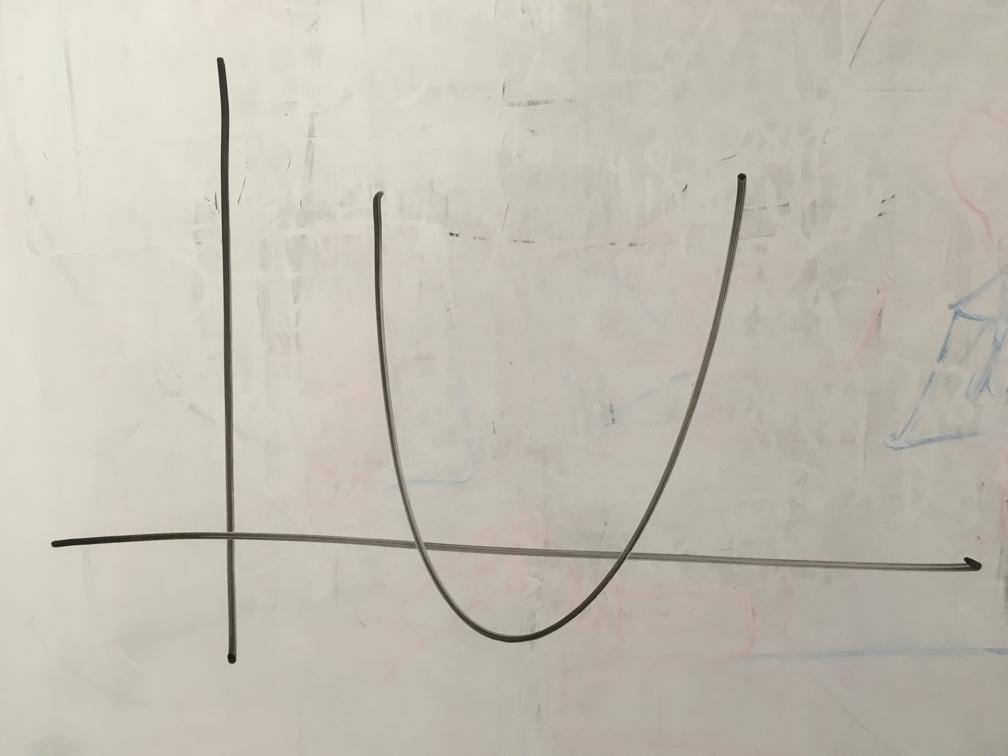
//> input picture ImagensExemplo/exemplo1.jpg, 1008 x 756 px
$ ./main ImagensExemplo/exemplo1.jpg   (built with g++ and OpenCV 4)
//> lines starting //> are read from the running program, lines starting //| are printed output that depends on the picture; after the words box and inside, x2 and y2 are one past the last pixel; in counts of white or black regions, pixels touching at a corner belong together
#include <opencv2/core/core.hpp>
#include <opencv2/highgui/highgui.hpp>
#include <opencv2/imgproc/imgproc.hpp>

#include <cstdio>
#include <iostream>

//Valor de Thresholding para definir se o pixel eh branco ou preto
#define LIMIAR_BINARIZACAO 140

//Distancia maxima que um pixel pode estar das linhas detectadas por Hough para ser apagado
#define LIMIAR_HOUGH 50

//Um ponto eh outiler se a media da distancia "X" dele para os outros pontos for maior que LIMIAR_OUTLIER * Largura_da_imagem
#define LIMIAR_OUTLIER 0.3

//Numero de pontos para usar no "Least Square Fitting" da parabola
#define N_POINTS_TO_FIT 3

//Iteracoes do RANSAC
#define RANSAC_MAX_ITERATIONS 1000

//Pi
#define PI 3.1415926536

using namespace cv;

//Remove outliers do conjunto de pontos
std::vector<Point2f> remove_outliers(std::vector<Point2f> points, int distLimit){
  int dist;
  for(int i = 0; i < points.size(); i++){
    dist = 0;
    for(int j = 0; j < points.size(); j++){
      dist = dist + abs(points[i].x - points[j].x);
    }
    dist = dist / points.size();
    if(dist > distLimit)
      points.erase(points.begin() + i);
  }
  return points;
}

//Calcula o erro total da parabola
int totalError(std::vector<double> parabola, std::vector<Point2f> sampledPoints){
  int resultado = 0;

  for(Point2f point : sampledPoints){
    resultado = resultado + abs((parabola[0] + parabola[1]*point.x + parabola[2]*point.x*point.x) - point.y);
  }

  return resultado;
}

//Encontra a coordenada Y do primeiro pixel branco
int getParabolaY(Mat image, int x){
  int y = 0;
  while(y < image.rows && image.at<Vec3b>(y, x)[0] == 0)
    y++;

  if(y == image.rows)
    return -1;
  else
    return y;
}

//Retorna as 2 linhas "mais ortogonais" do conjunto de linhas resultante da transformada Hough
std::vector<Vec2f> getBestLines(std::vector<Vec2f> lines){
  Vec2f bLineA, bLineB;
  Vec2f cLineA, cLineB;
  double bestThetaDif = 10000;

  for(Vec2f line1 : lines){
    for(Vec2f line2 : lines){
      double thetaDif = abs(PI/2 - abs(line1[1] - line2[1]));

      if(thetaDif < bestThetaDif){
        bestThetaDif = thetaDif;
        bLineA = line1;
        bLineB = line2;
      }
    }
  }

  lines.clear();
  lines.push_back(bLineA);
  lines.push_back(bLineB);

  return lines;
}

//Least Square Fitting
std::vector<double> fitParabola(std::vector<Point2f> points){
  double a, b, c;

  Mat A = Mat::ones(points.size(), 3, CV_64F);
  Mat B = Mat::ones(points.size(), 1, CV_64F);

  for(int i = 0; i < points.size(); i++){
    A.at<double>(i, 0) = 1;
    A.at<double>(i, 1) = points[i].x;
    A.at<double>(i, 2) = points[i].x * points[i].x;

    B.at<double>(i, 0) = points[i].y;
  }

  Mat AtA = A.t() * A;
  Mat AtB = A.t() * B;

  Mat X = AtA.inv() * AtB;

  std::vector<double> resultado;

  resultado.push_back(X.at<double>(-1, 1));
  resultado.push_back(X.at<double>(0, 1));
  resultado.push_back(X.at<double>(1, 1));

  return resultado;
}

int main(int argc, char* argv[]){
  Mat image, imageOriginal;

  //Le a imagem
  image = imread(argv[1], IMREAD_GRAYSCALE);
  imageOriginal = image.clone();
  cvtColor(imageOriginal, imageOriginal, COLOR_GRAY2BGR);

  //Thresholding
  for(int i = 0; i < image.rows; i++){
    for(int j = 0; j < image.cols; j++){
      Vec3b pixel = image.at<Vec3b>(i, j);

      if(pixel[0] < LIMIAR_BINARIZACAO)
        image.at<Vec3b>(i, j) = {0, 0, 0};
      else
        image.at<Vec3b>(i, j) = {255, 255, 255};
    }
  }
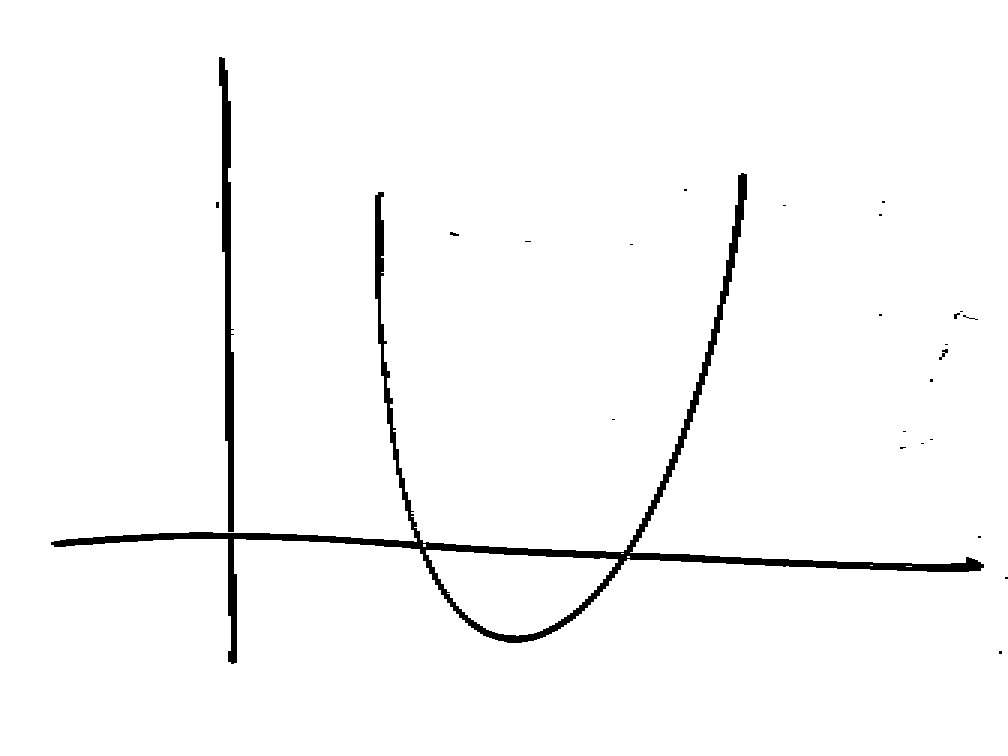
//> image: 756 rows x 1008 cols, CV_8UC1; 97.7% white; 25 black regions (20 under 20 px), largest, box (x1, y1, x2, y2) and area: (51, 173, 984, 664) 14010, (219, 57, 234, 532) 3579, (939, 349, 948, 360) 39, (450, 232, 459, 236) 24, (954, 313, 960, 319) 21

  //Operacao morfologica
  int morph_elem = 0;
  int morph_size = 1;

  Mat element = getStructuringElement( morph_elem, Size( 2*morph_size + 1, 2*morph_size+1 ), Point( morph_size, morph_size ) );

  morphologyEx( image, image, 1, element );
//> image: 756 rows x 1008 cols, CV_8UC1; 98.5% white; 12 black regions (9 under 20 px), largest, box (x1, y1, x2, y2) and area: (52, 174, 983, 663) 7997, (220, 58, 233, 531) 2591, (376, 193, 416, 529) 1146

  //Canny Edge Detection
  Mat cannyEdge;
  Canny(image, cannyEdge, 50, 200, 3);
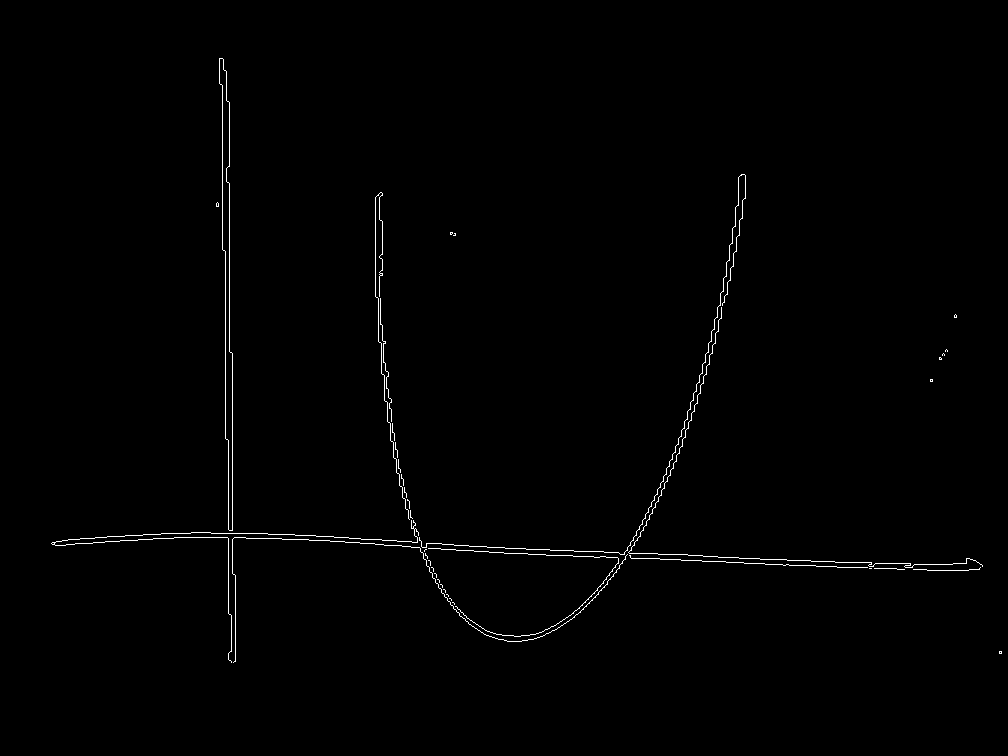
//> cannyEdge: 756 rows x 1008 cols, CV_8UC1; 0.69% white in thin lines or dots, all inside (x1, y1, x2, y2) = (51, 58, 1002, 663)

  image = 255 - image;
  cvtColor(image, image, COLOR_GRAY2BGR);

  //Hough Transform
  std::vector<Vec2f> lines;
  HoughLines(cannyEdge, lines, 1, CV_PI/180, 150, 0, 0 );
//> lines = 15 lines (rho, theta), first 12: [523, 1.62], [530, 1.61], [229, 0], [232, 0], [519, 1.62], [535, 1.61], [532, 1.61], [-220, 3.12], [-218, 3.12], [-224, 3.12], [225, 0], [516, 1.64]
  lines = getBestLines(lines);
//> the loop in getBestLines, `for(Vec2f line1 : lines)` made 15 passes
//> (line1, bestThetaDif, bLineA) on passes 3 to 10: ([229, 0], 0.0349, [530, 1.61]), ([232, 0], 0.0349, [530, 1.61]), ([519, 1.62], 0.0349, [530, 1.61]), ([535, 1.61], 0.0349, [530, 1.61]), ([532, 1.61], 0.0349, [530, 1.61]), ([-220, 3.12], 0.0349, [530, 1.61]), ([-218, 3.12], 0.0349, [530, 1.61]), ([-224, 3.12], 0.0349, [530, 1.61])
//> after the loop in getBestLines, `for(Vec2f line1 : lines)`: bestThetaDif = 0.0349
//> in getBestLines, `lines.push_back(bLineA);`: lines = 1 item: [530, 1.61]
//> in getBestLines, `lines.push_back(bLineB);`: lines = 2 items: [530, 1.61], [229, 0]
//> lines = 2 items: [530, 1.61], [229, 0]

  //Apaga os eixos da imagem
  for(int i = 0; i < 2; i++)
  {
      float ro = lines[i][0];
      float theta = lines[i][1];
      float thetaDraw = lines[i][1];
      double a, b, x0, y0;

      if(i == 1){
        thetaDraw = lines[0][1] + PI/2;
        if(thetaDraw > PI)
          thetaDraw = thetaDraw - PI;
      }

      Point p1, p2;
      a = cos(theta);
      b = sin(theta);
      x0 = a*ro;
      y0 = b*ro;
      p1.x = cvRound(x0 + 1000*(-b));
      p1.y = cvRound(y0 + 1000*(a));
      p2.x = cvRound(x0 - 1000*(-b));
      p2.y = cvRound(y0 - 1000*(a));
      line( image, p1, p2, Scalar(0,0,0), LIMIAR_HOUGH, LINE_AA);

      a = cos(thetaDraw);
      b = sin(thetaDraw);
      x0 = a*ro, y0 = b*ro;
      p1.x = cvRound(x0 + 1000*(-b));
      p1.y = cvRound(y0 + 1000*(a));
      p2.x = cvRound(x0 - 1000*(-b));
      p2.y = cvRound(y0 - 1000*(a));
      line( imageOriginal, p1, p2, Scalar(255,0,0), 2, LINE_AA);
  }
//> this loop made 2 passes
//> (ro, theta) on passes 1 to 2: (530, 1.61), (229, 0)
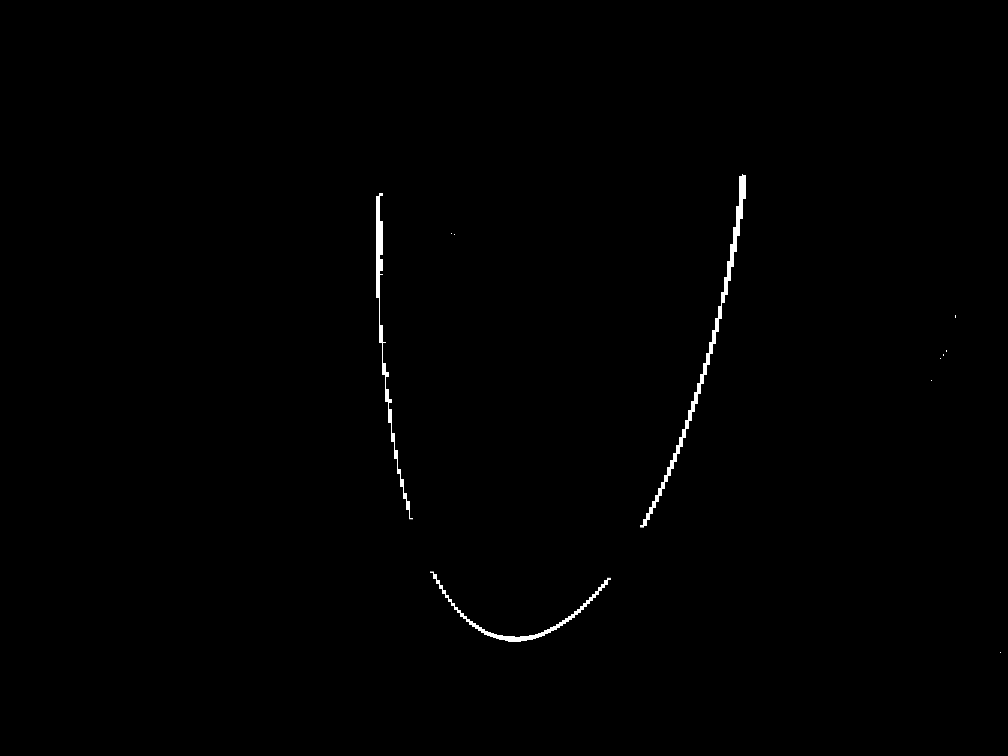
//> image: 756 rows x 1008 cols, CV_8UC3; min 0, max 255, mean 1.2
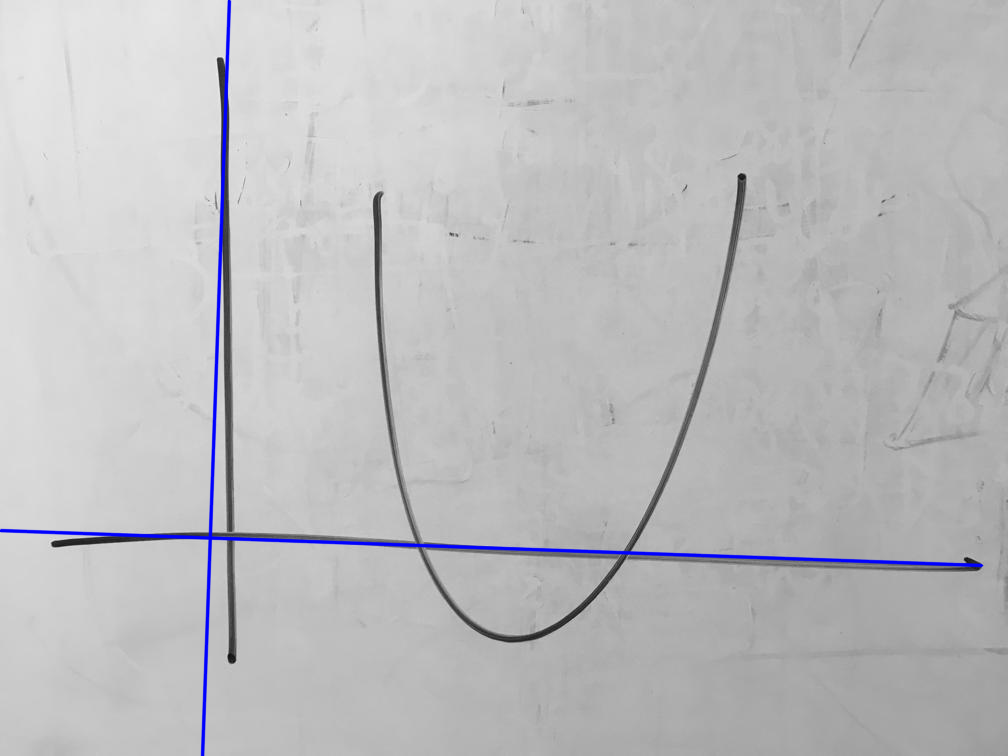
//> imageOriginal: 756 rows x 1008 cols, CV_8UC3; mean B, G, R 190.9, 188.9, 188.9

  //Rotaciona a imagem
  Mat imageRotate;
  double rotAngle = abs(PI/2 - lines[0][1]) < abs(PI/2 - lines[1][1]) ? lines[1][1] : lines[0][1];
//> rotAngle = 0
  rotAngle = (180*rotAngle)/PI;
  while(rotAngle > 90)
    rotAngle = rotAngle - 180;
//> this loop made 0 passes
//> after the loop, rotAngle = 0

  Point2f pc(image.cols/2., image.rows/2.);

  warpAffine(image, imageRotate, getRotationMatrix2D(pc, rotAngle, 1.0), image.size());

  //Fittin por RANSAC
  int pX, pY;

  int totalPoints = imageRotate.cols / 4;
  bool chosenPoints[imageRotate.cols] = {false};

  std::vector<Point2f> sampledPoints;

  for(int i = 0; i < totalPoints; i++){
    pY = -1;
    while(pY == -1 || chosenPoints[pX] == true){
      pX = rand()%image.cols;
      pY = getParabolaY(imageRotate, pX);
    }
    chosenPoints[pX] = true;
    Point2f point(pX, pY);
    sampledPoints.push_back(point);
  }
//> after the loop, sampledPoints = 252 Points (x, y), first 12: [691, 401], [393, 433], [482, 629], [742, 174], [395, 450], [728, 261], [663, 482], [643, 519], [378, 196], [486, 631], [642, 525], [471, 621]

  sampledPoints = remove_outliers(sampledPoints, imageRotate.cols * LIMIAR_OUTLIER);
//> the loop in remove_outliers, `for(int i = 0; i < points.size(); i++)` made 247 passes
//> dist on passes 1 to 3: 140, 178, 116
//> after the loop in remove_outliers, `for(int i = 0; i < points.size(); i++)`: dist = 130
//> sampledPoints = 247 Points (x, y), first 12: [691, 401], [393, 433], [482, 629], [742, 174], [395, 450], [728, 261], [663, 482], [643, 519], [378, 196], [486, 631], [642, 525], [471, 621]

  std::vector<double> bestParabola;
  int bestErro = INT_MAX;
  for(int iteration = 0; iteration < RANSAC_MAX_ITERATIONS; iteration++){
    std::vector<Point2f> pointsToFit;
    std::vector<double> parabola;

    for(int i = 0; i < N_POINTS_TO_FIT; i++){
      int fitPoint = rand()%sampledPoints.size();
      pointsToFit.push_back(sampledPoints[fitPoint]);
      circle(imageRotate, sampledPoints[fitPoint], 4 , Scalar(0,255,0), 10);
    }

    parabola = fitParabola(pointsToFit);

    int erroParabola = totalError(parabola, sampledPoints);
    if(erroParabola < bestErro){
      bestParabola = parabola;
      bestErro = erroParabola;
    }
  }
//> this loop made 1000 passes
//> (erroParabola, bestErro) on passes 1, 4, 5, 7, 10, 25, 95, 422: (9913, 9913), (7386, 7386), (6941, 6941), (5383, 5383), (5081, 5081), (4795, 4795), (4737, 4737), (4723, 4723)
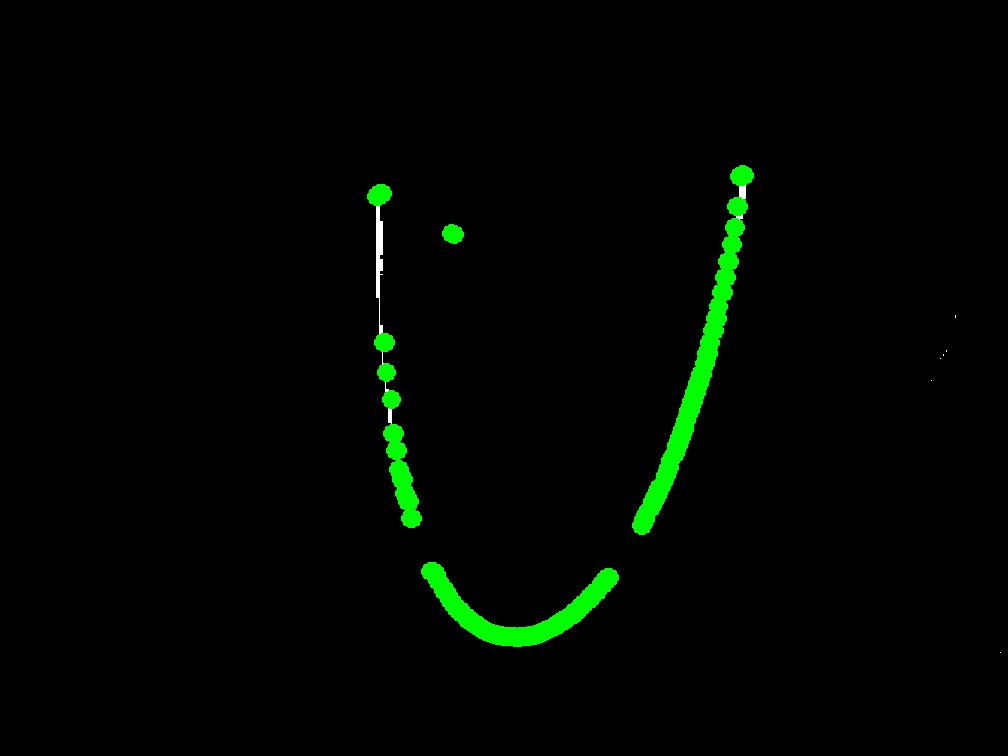
//> imageRotate: 756 rows x 1008 cols, CV_8UC3; 1.96% of pixels changed, all inside (x1, y1, x2, y2) = (367, 165, 754, 647)
//> after the loop, bestParabola = [-2038.1, 10.09, -0.0095]; bestErro = 4723

  imageRotate = 0;
  for(int i = 0; i < imageRotate.cols; i++){
    pX = i;
    pY = bestParabola[0] + bestParabola[1]*pX + bestParabola[2]*pX*pX;

    if(pY > 0 && pY < image.rows){
      imageRotate.at<Vec3b>(pY, pX) = {0, 0, 255};
      imageRotate.at<Vec3b>(pY-1, pX) = {0, 0, 255};
      imageRotate.at<Vec3b>(pY+1, pX) = {0, 0, 255};
      imageRotate.at<Vec3b>(pY-2, pX) = {0, 0, 255};
      imageRotate.at<Vec3b>(pY+2, pX) = {0, 0, 255};
    }
  }
//> this loop made 1008 passes
//> pY on passes 1 to 3: -2038, -2028, -2017

  //Inverte a rotacao
  warpAffine(imageRotate, imageRotate, getRotationMatrix2D(pc, -rotAngle, 1.0), imageRotate.size());

  //Desenha a parabola na imagem original
  image = imageOriginal;
  for(int i = 0; i < min(imageOriginal.rows, imageRotate.rows); i++){
    for(int j = 0; j < min(imageOriginal.cols, imageRotate.cols); j++){
      if(imageRotate.at<Vec3b>(i,j)[2] > 128)
        image.at<Vec3b>(i,j) = {0,255,0};
    }
  }
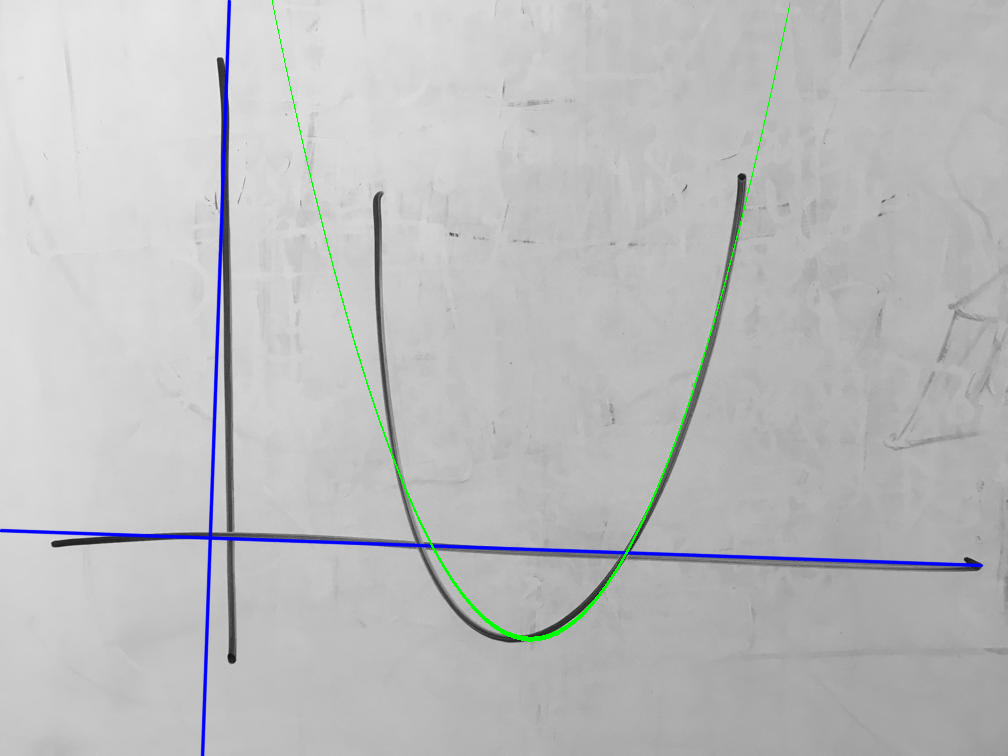
//> image: 756 rows x 1008 cols, CV_8UC3; 0.34% of pixels changed, all inside (x1, y1, x2, y2) = (272, 0, 790, 642)

  namedWindow( "Resultado", WINDOW_AUTOSIZE );
  imshow( "Resultado", image );

  imwrite( "Resultado.jpg", image );

  waitKey(0);

  return 0;
}
